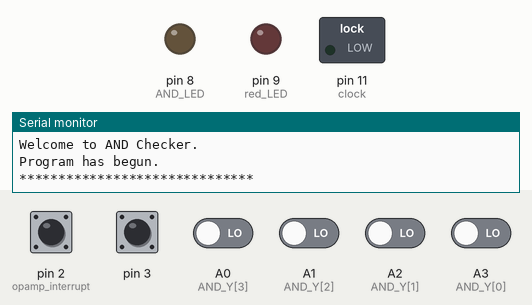
Recording of a sketch running on a simulated Arduino Uno, built with avr-gcc and run on an emulated ATmega328P. Parts: switched loads named in the sketch (green lamp = pin HIGH), output pins drawn as LEDs (lit = HIGH), the last lines printed to the serial monitor. Inputs (shaded band) come from the test bench; at power-on: pin 2 (opamp_interrupt), pin 3 HIGH, A0 (AND_Y[3]), A1 (AND_Y[2]), A2 (AND_Y[1]), A3 (AND_Y[0]) LOW. Pins used as bus, display or sensor lines are not drawn.

Above: at 1.2 s.
1.3 s: pin 2 (opamp_interrupt) pulled LOW for 0.15 s
At 4.2 s:
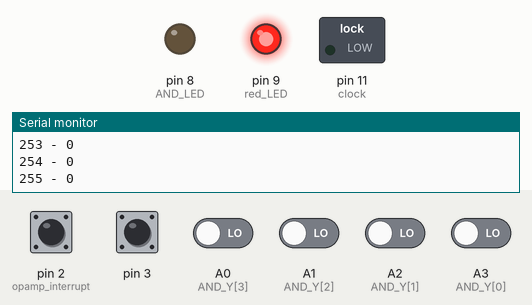
4.4 s: pin 2 (opamp_interrupt) pulsed LOW 2 times (0.12 s each, 0.3 s apart)
Timing chart, 0 to 7.4 s (numbered marks = the images above; inputs shaded):
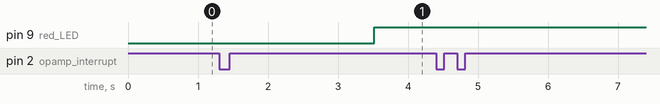

The sketch:

Capstone_Beta_3.1.ino
```cpp
/******************************
James Solonika

Portland Community College
EET 256
Spring 2015
Capstone Project

Beta v3.0
AND  Tester:
Check the function of the inserted chip
and determine if it is a functioning AND,
or non-functioning. Full counter spread
requides an array with 256 values to compare.
AND array is stored in EEPROM bytes 0 to 255.
*******************************/

//Includes
#include <EEPROM.h>

//Set Pin Assingments
const int red_LED = 9;
const int AND_LED = 8;
const int OR_LED = 7;
const int NAND_LED = 6;
const int NOR_LED = 5;
const int XOR_LED = 4;
const int logic_interrupt = 1;
const int opamp_interrupt = 2;
const int clock = 11;
const int reset = 12;
const int AND_Y[4] = {A3,A2,A1,A0};

//timing constants
const int chip_delay = 0.00001; //clock speed for counter chip
const int visual_delay = 0; //optional slow down for visual checking

//EEPROM Address Offsets
const int OR_Offset = 256;
const int NAND_Offset = 256 + 256;
const int NOR_Offset = 256 + 256 + 256;

//XOR Table
const int XOR_Table[256] = {
  0,1,1,0,2,3,3,2,2,3,3,2,0,3,1,0,
  4,5,5,4,6,7,7,6,6,7,7,6,4,7,5,4,
  4,5,5,4,6,7,7,6,6,7,7,6,4,7,5,4,
  0,1,1,0,2,3,3,2,2,3,3,2,0,3,1,0,
  8,9,9,8,10,11,11,10,10,11,11,10,8,11,9,8,
  12,13,13,12,14,15,15,14,14,15,15,14,12,15,13,12,
  12,13,13,12,14,15,15,14,14,15,15,14,12,15,13,12,
  8,9,9,8,10,11,11,10,10,11,11,10,8,11,9,8,
  8,9,9,8,10,11,11,10,10,11,11,10,8,11,9,8,
  12,13,13,12,14,15,15,14,14,15,15,14,12,15,13,12,
  12,13,13,12,14,15,15,14,14,15,15,14,12,15,13,12,
  8,9,9,8,10,11,11,10,10,11,11,10,8,11,9,8,
  0,1,1,0,2,3,3,2,2,3,3,2,0,3,1,0,
  4,5,5,4,6,7,7,6,6,7,7,6,4,7,5,4,
  4,5,5,4,6,7,7,6,6,7,7,6,4,7,5,4,
  0,1,1,0,2,3,3,2,2,3,3,2,0,3,1,0
};

void setup() {

  //Begin Processes
  Serial.begin(9600);
  interrupts();

  //set interrupts
  attachInterrupt(0, test_logic_func, FALLING);
  attachInterrupt(1, test_opamp_func, FALLING);

  // Set Input Pins
  for (int k = 0; k < 4; k++)
    pinMode(AND_Y[k], INPUT);

  //Set Output Pins
  pinMode(clock, OUTPUT);
  pinMode(reset, OUTPUT);

  pinMode(AND_LED, OUTPUT);
  pinMode(red_LED, OUTPUT);

  //Set input pins
  pinMode(logic_interrupt, INPUT);
  pinMode(opamp_interrupt, INPUT);

  //Initialize Outputs
  digitalWrite(AND_LED, LOW);
  digitalWrite(red_LED, LOW);

  digitalWrite(clock, LOW);
  digitalWrite(reset, HIGH);

  //Initial Serial message
  Serial.println("*********************");
  Serial.print('\n');
  Serial.print("Welcome to AND Checker.");
  Serial.print('\n');
  Serial.print("Program has begun.");
  Serial.print('\n');
  Serial.print("******************************");
  Serial.print('\n');
  Serial.print('\n');
  Serial.print('\n');
}

void loop() {


}

void test_logic_func()
{
  // temp variables
  int i, j; //loop counters

  // logic storage
  boolean is_and = true;
  int output_array[5] = {0,0,0,0,0};

  digitalWrite(reset, HIGH);
  delay(10);
  digitalWrite(reset, LOW);

  for (i = 0; i < 256; i++)
  {


     for (j = 0; j < 4; j++)
     {
       output_array[j] = digitalRead(AND_Y[j]);
     }

     if (output_array[0] == 1)
       output_array[4] += 8;
     if (output_array[1] == 1)
       output_array[4] += 4;
     if (output_array[2] == 1)
       output_array[4] += 2;
     if (output_array[3] == 1)
       output_array[4] += 1;

     Serial.print(i);
     Serial.print(" - ");
     Serial.println(output_array[4]);

     if (output_array[4] != EEPROM.read(i))
       is_and = false;

     output_array[4] = 0;

     //clocking at end so program begins with all outputs at 0
     digitalWrite(clock, HIGH);
     delay(chip_delay); //let chip sense clock
     digitalWrite(clock, LOW);
     delay(visual_delay); //insert pause for visual verification
  }

  if (is_and == true)
  {
    digitalWrite(AND_LED, HIGH);
    digitalWrite(red_LED, LOW);
  }
  else
  {
    digitalWrite(AND_LED, LOW);
    digitalWrite(red_LED, HIGH);
  }
}

void test_opamp_func() {

}
```

Measured:
- after the input at 1.3 s, pin 9 (red_LED): LOW → HIGH after 2.2 s
